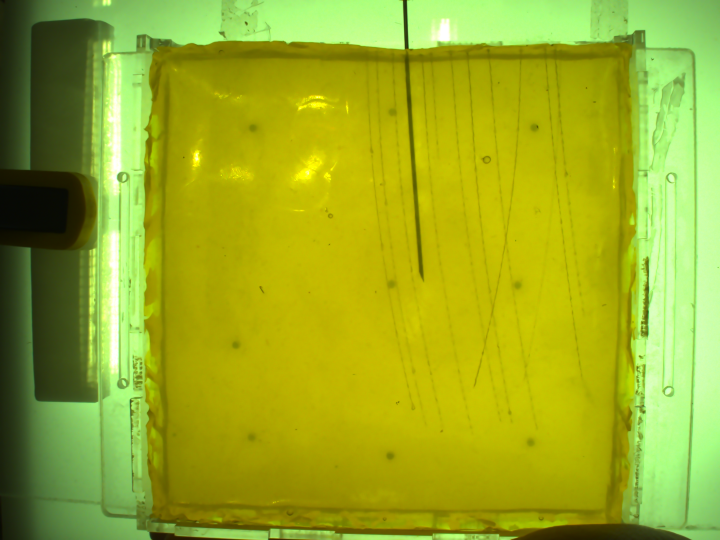
#> input picture mask_generation_1/needle_images_new/2022-11-18_17-29-11_right_83.png, 1440 x 1080 px, given in place of 2022-11-21_21-14-25_right_96.png, which was not available (shown at 1/2 size)
$ jupyter execute --allow-errors image_processing.ipynb   (older library calls are emulated)
#> lines starting #> are read from the running program, lines starting #| are printed output that depends on the picture; pictures that were not available may be replaced by others from this repository, and a replacement may not be noted
[cell 1]
import cv2
import numpy as np
import matplotlib.pyplot as plt
import os
import glob
import random
from PIL import Image
def get_homography(pts1, pts2):
    assert len(pts1) == len(pts2), "`pts1` and `pts2` must have equal length."

    # construct A matrix
    A = np.zeros([len(pts1) * 2, 9])
    r = 0
    for i in range(len(pts1)):
        A[r, :] = [
            pts1[i][0],
            pts1[i][1],
            1,
            0,
            0,
            0,
            -pts2[i][0] * pts1[i][0],
            -pts2[i][0] * pts1[i][1],
            -pts2[i][0],
        ]
        A[r + 1, :] = [
            0,
            0,
            0,
            pts1[i][0],
            pts1[i][1],
            1,
            -pts2[i][1] * pts1[i][0],
            -pts2[i][1] * pts1[i][1],
            -pts2[i][1],
        ]
        r = r + 2

    # find smallest eigen-vector of A.T @ A
    u, s, vh = np.linalg.svd(A)

    # reconstruct t
    t = np.reshape(vh[-1], (3, 3))
    t = t / t[-1][-1]

    return t


def estimate_transformation_ransac(
    kps1, kps2, matches, transform_func, n_samples, n_trials, inlier_thresh
):
    # change kps1 and kps2 to numpy array
    kp1 = np.array([kps1[match.queryIdx].pt for match in matches])
    kp2 = np.array([kps2[match.trainIdx].pt for match in matches])

    # add one column for homogeneous transformation
    kp1_ht = np.append(kp1, np.ones((kp1.shape[0], 1)), axis=1)

    inlier_max = 0

    for nt in range(n_trials):

        # sample matches
        sp_matches = random.sample(range(len(matches)), n_samples)
        sp_kp1 = [kp1[sp_match, :] for sp_match in sp_matches]
        sp_kp2 = [kp2[sp_match, :] for sp_match in sp_matches]

        # find transformation
        sp_transform = transform_func(sp_kp1, sp_kp2)

        # find inlier and outlier
        kp2_tf = kp1_ht @ sp_transform.T
        kp2_tf = kp2_tf[:, :2] / kp2_tf[:, 2:]
        error = np.linalg.norm(kp2 - kp2_tf, axis=1)
        sp_mask = error < inlier_thresh

        # update best
        if inlier_max < sum(sp_mask):
            inlier_max = sum(sp_mask)
            transform = sp_transform
            mask = sp_mask

    return transform, mask

[cell 2]
path = "needle_images_new/"
filename_full = 'needle_images_new/' + '2022-11-21_21-14-25_right_96.png'

filename = filename_full.split("/")[1]

ref_filename_full = path + "ref_"
for tmp in filename.split("_")[:-1]:
    ref_filename_full = ref_filename_full + tmp + "_"
ref_filename_full = ref_filename_full + "0.png"

# read image
img = cv2.cvtColor(cv2.imread(filename_full), cv2.COLOR_BGR2RGB)
ref = cv2.cvtColor(cv2.imread(ref_filename_full), cv2.COLOR_BGR2RGB)
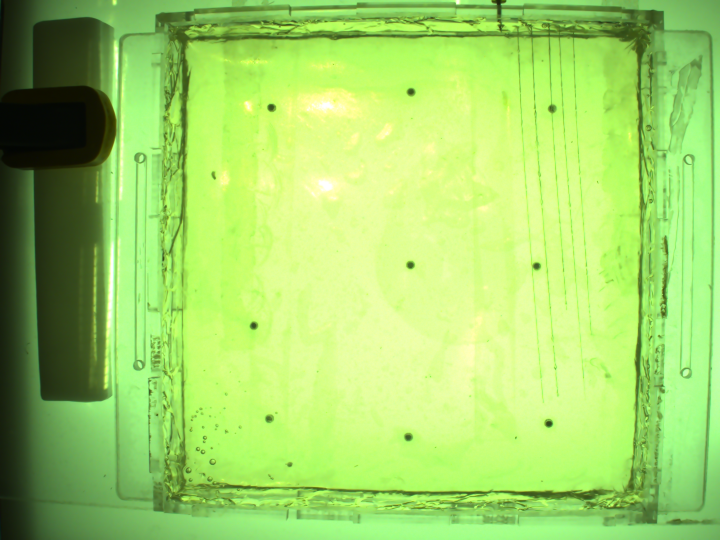
#> input picture mask_generation_1/needle_images_new/ref_2022-11-21_21-14-25_right_0.png, 1440 x 1080 px (shown at 1/2 size)

plt.figure(figsize=(10,20))
plt.subplot(121)
plt.imshow(img)
plt.subplot(122)
plt.imshow(ref)
plt.show()
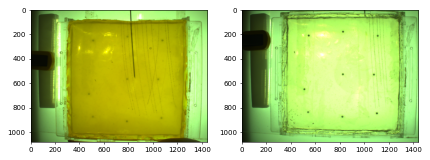
#> figure drawn by matplotlib, 2 panels

[cell 3]
# Initiate ORB detector
orb = cv2.ORB_create()

# find the keypoints with ORB
kp1 = orb.detect(ref, None)
#> kp1 = 500 keypoints; strongest (x, y, size): (1096, 848, 92.6), (1095, 846, 77.1), (1100, 846, 77.1), (540, 212, 92.6)
kp2 = orb.detect(img, None)
#> kp2 = 500 keypoints; strongest (x, y, size): (818, 96, 37.2), (820, 96, 31), (819, 95, 53.6), (818, 95, 44.6)

# compute the descriptors with ORB
kps1, des1 = orb.compute(ref, kp1)
#> kps1 has the same summary as kp1
kps2, des2 = orb.compute(img, kp2)
#> kps2 has the same summary as kp2

bf = cv2.BFMatcher(cv2.NORM_HAMMING, crossCheck=True)
matches = bf.match(des1, des2)
#> matches = 142 matches
matches = sorted(matches, key=lambda x: x.distance)

match_img = cv2.drawMatches(
    ref,
    kps1,
    img,
    kps2,
    matches[:50],
    None,
    matchColor=(0, 255, 0),
    singlePointColor=(0, 255, 0),
)
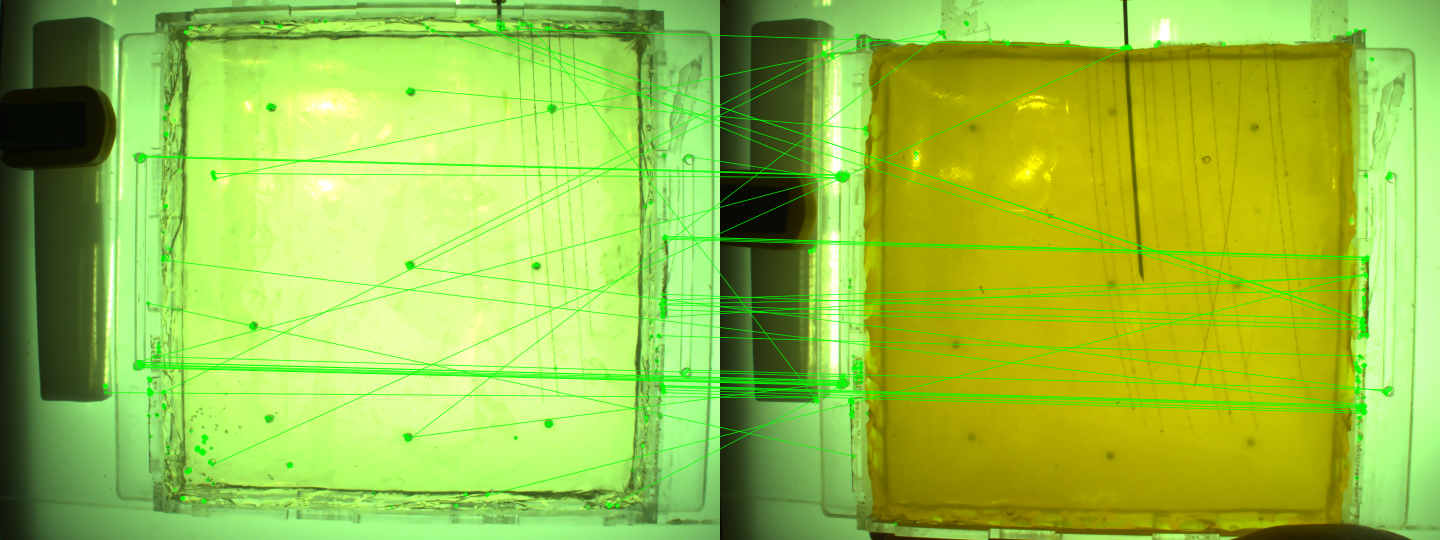
#> match_img: shape (1080, 2880, 3) (shown at 1/2 size); mean R, G, B 152.9, 194, 66.7

transform, mask = estimate_transformation_ransac(
    kps1,
    kps2,
    matches,
    transform_func=get_homography,
    n_samples=5,
    n_trials=100,
    inlier_thresh=5,
)
#> in estimate_transformation_ransac, `kp1 = np.array([kps1[match.queryIdx].pt for match in matches])`: kp1 = 142 pairs, first value 211.4 to 1376.6, second value 40.8 to 1013
#> in estimate_transformation_ransac, `kp2 = np.array([kps2[match.trainIdx].pt for match in matches])`: kp2 = 142 pairs, first value 179.2 to 1340.7, second value 46 to 956
#> in estimate_transformation_ransac, `kp1_ht = np.append(kp1, np.ones((kp1.shape[0], 1)), axis=1)`: kp1_ht = 142 rows, first 8: [1326.2, 619.2, 1], [279.9, 729.9, 1], [280.8, 734.4, 1], [429, 357, 1], [1376.6, 312.5, 1], [1330, 472, 1], [1373.8, 739.6, 1], [1330.6, 472.3, 1]
#> the loop in estimate_transformation_ransac, `for nt in range(n_trials):` made 100 passes
#> (sp_matches, inlier_max) on passes 1, 11: ([98, 107, 10, 66, 130], 4), ([23, 20, 81, 130, 125], 7)
#> inlier_max on passes 62, 70: 9, 14
#> after the loop in estimate_transformation_ransac, `for nt in range(n_trials):`: inlier_max = 14
#> transform = [[-1.81, -0.849, 2065.7], [-1.43, -1.13, 2137.8], [-0.000948, -0.000662, 1]]

warped_ref = cv2.warpPerspective(ref, transform, (img.shape[1], img.shape[0]))
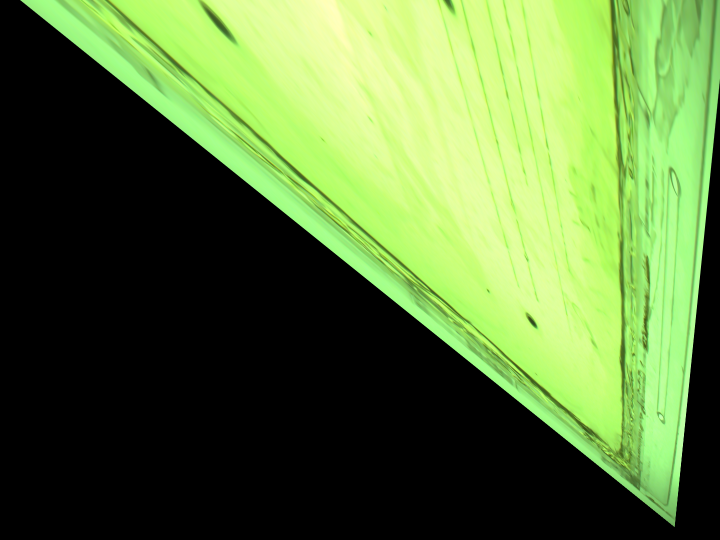
#> warped_ref: shape (1080, 1440, 3) (shown at 1/2 size); mean R, G, B 88.2, 116.2, 58.5

img_diff = np.abs(
    cv2.cvtColor(img, cv2.COLOR_BGR2GRAY)
    - cv2.cvtColor(warped_ref, cv2.COLOR_BGR2GRAY)
)
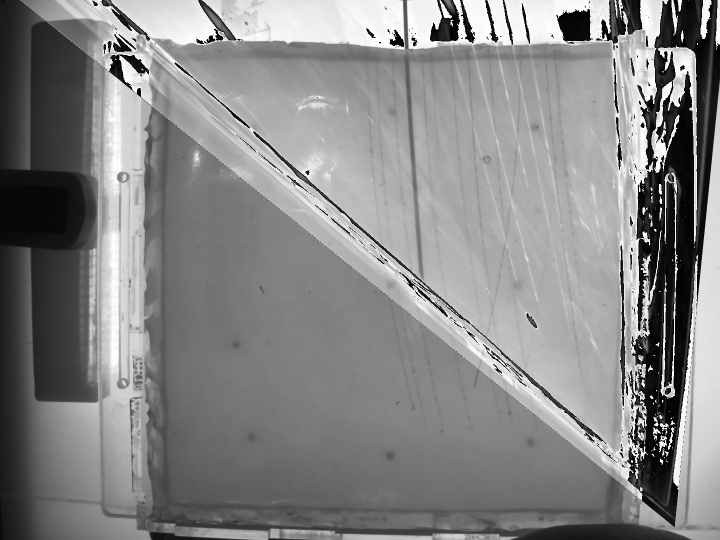
#> img_diff: shape (1080, 1440) (shown at 1/2 size); min 0, max 255, mean 134.2

im = plt.imshow(img_diff, cmap='gray')
plt.colorbar(im)
plt.show()
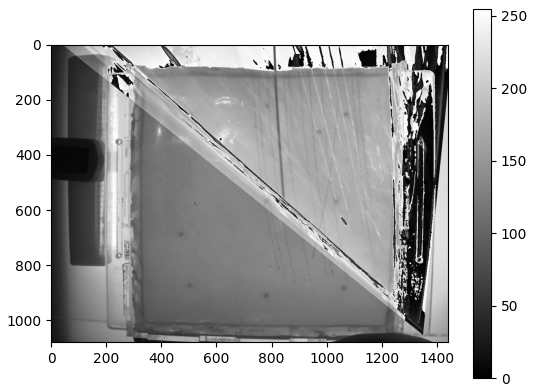
#> figure drawn by matplotlib, 2 panels

[cell 4]
bb_dict = {
    "needle_images_new/ref_2022-11-18_17-29-11_left_0.png": [550, 0, 750, 800],
    "needle_images_new/ref_2022-11-18_17-29-11_right_0.png": [750, 0, 950, 800],
    "needle_images_new/ref_2022-11-21_21-14-25_left_0.png": [720, 0, 920, 850],
    "needle_images_new/ref_2022-11-21_21-14-25_right_0.png": [900, 0, 1100, 850],
    "needle_images_new/ref_2022-11-23_18-42-03_left_0.png": [700, 0, 900, 850],
    "needle_images_new/ref_2022-11-23_18-42-03_right_0.png": [900, 0, 1100, 900],
    "needle_images_new/ref_2022-11-23_19-07-54_left_0.png": [650, 0, 850, 800],
    "needle_images_new/ref_2022-11-23_19-07-54_right_0.png": [850, 0, 1100, 900],
}

bb = np.array(bb_dict[ref_filename_full])
bb = np.concatenate((bb.reshape((2, 2)).T, [[1, 1]]))
bb_ = transform @ bb
#> bb_ = [[436.7, -646.9], [853.6, -393.6], [0.147, -0.606]]
bb_ = np.round(bb_[0:2, :] / bb_[2, :]).astype(int)
#> bb_ = [[2980, 1068], [5825, 650]]
bb_[bb_<0] = 0
# bb_tranform = [ bb_list[idx,:2]@transform.T, bb_list[idx,2:]@transform.T ]
# print([bb_list[idx,:2], 1]@transform.T)

mask = np.zeros(img_diff.shape)
mask[bb_[1, 0] : bb_[1, 1], bb_[0, 0] : bb_[0, 1]] = img_diff[
    bb_[1, 0] : bb_[1, 1], bb_[0, 0] : bb_[0, 1]
]
#> mask: shape (1080, 1440) float64; every value is 0
# mask = img_diff.copy()

mask[np.bitwise_or(mask > 220, mask < 50)] = 0
mask[mask != 0] = 1

plt.figure(figsize=(10,20))
plt.subplot(121)
plt.imshow(img)
plt.subplot(122)
plt.imshow(mask, cmap='gray')
plt.show()

[cell 5]
kernel_open = np.ones((3, 3), np.uint8)
mask = cv2.morphologyEx(mask, cv2.MORPH_OPEN, kernel_open, iterations=2)

kernel_close = np.ones((10, 3), np.uint8)
mask = cv2.morphologyEx(mask, cv2.MORPH_CLOSE, kernel_close, iterations=4)

plt.figure(figsize=(10,20))
plt.subplot(121)
plt.imshow(img)
plt.subplot(122)
plt.imshow(mask, cmap='gray')
plt.show()

[cell 6]
mask_sobely = cv2.Sobel(mask,cv2.CV_64F,0,1,ksize=5)
mask_sobely = (mask_sobely - np.min(mask_sobely)) / (np.max(mask_sobely)-np.min(mask_sobely))
#> mask_sobely: shape (1080, 1440) float64; every value is NaN or infinite
im = plt.imshow(mask_sobely, cmap='gray')
plt.colorbar(im)
plt.show()
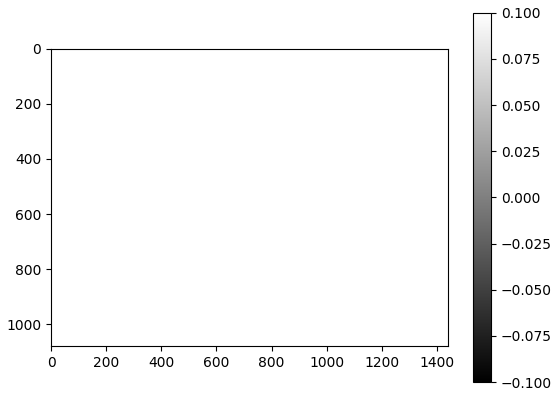
#> figure drawn by matplotlib, 2 panels

[cell 7]
mask_sobely[mask_sobely<.2] = 1
mask_sobely[mask_sobely!=1] = 0
plt.imshow(mask_sobely, cmap='gray')
plt.show()

[cell 8]
mask_sobely = cv2.morphologyEx(mask_sobely, cv2.MORPH_OPEN, np.ones((2,6)), iterations=1)
# mask_sobely[200:,:] = 0
im = plt.imshow(mask_sobely, cmap='gray')
plt.colorbar(im)
plt.show()
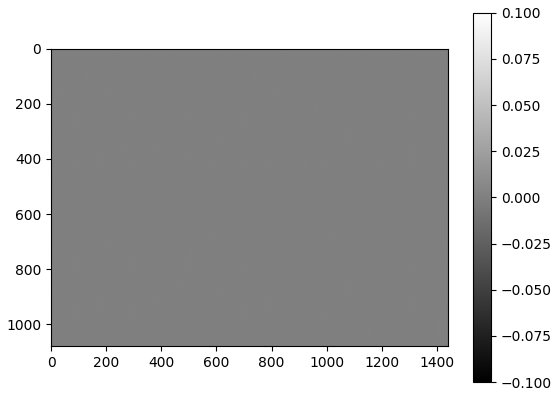
#> figure drawn by matplotlib, 2 panels

#> (a cell that did not finish here is left out)

[cell 10]
# plot
img_needle = np.zeros(img.shape, dtype=int)
img_needle[:, :, 0] = mask * 255
#> img_needle: shape (1080, 1440, 3) int64; every value is 0
overlayed_img = 0.3 * img + 0.7 * img_needle
overlayed_img = overlayed_img.astype(np.uint8)
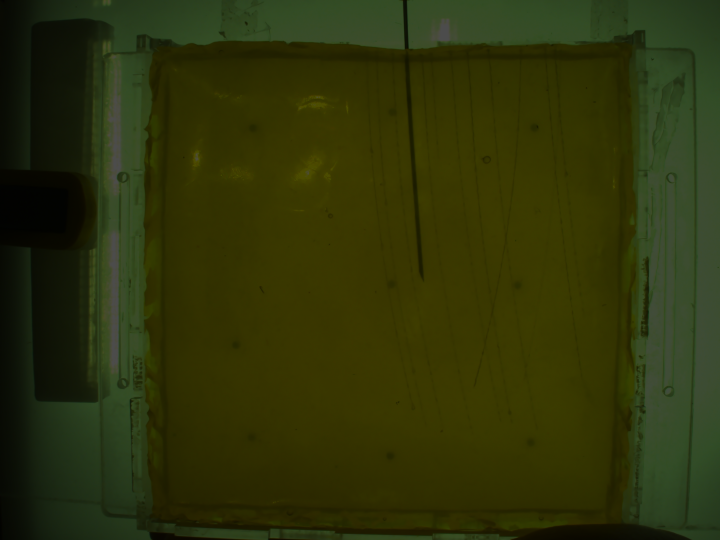
#> overlayed_img: shape (1080, 1440, 3) (shown at 1/2 size); mean R, G, B 46.1, 51.1, 10.2

plt.imshow(overlayed_img, cmap='gray')
plt.show()

[cell 11]
mask = mask.astype(bool)
#> mask: shape (1080, 1440) bool; every value is 0
overlayed_img = cv2.cvtColor(overlayed_img, cv2.COLOR_BGR2RGB)

mask_filename_full = "needle_masks_new/" + filename.split(".")[0] + "_mask.png"
im = Image.fromarray(mask)
im.save(mask_filename_full)

cv2.imwrite("needle_masks_new_ol/" + filename, overlayed_img)
#> Out = True
